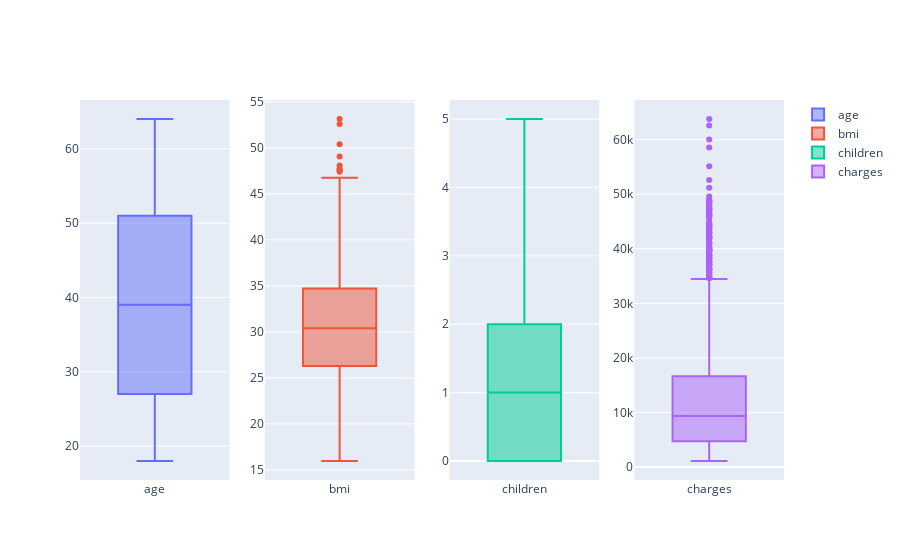

Notebook cell for this chart:
### Markdown cell above
### 4. Cliping Outliers

### Code cell
fig = make_subplots(rows= 1, cols= len(quantitative_cols.columns), shared_yaxes= False)

for i in np.arange(0, len(quantitative_cols.columns), 1):

    fig.add_trace(go.Box(y= quantitative_cols[quantitative_cols.columns[i]], name= quantitative_cols.columns[i]),
                   row= 1,
                   col= i+1)

fig.show()

### Figure 1 — Plotly figure (JSON) as saved in the notebook; plotly's stock layout.template omitted (floating-point values rounded to 4 significant figures; data arrays with more than 128 entries replaced by an {"elided": "..."} marker saying what was removed)
{"data": [{"name": "age", "type": "box", "xaxis": "x", "y": {"elided": "1338 int values"}, "yaxis": "y"}, {"name": "bmi", "type": "box", "xaxis": "x2", "y": {"elided": "1338 float values"}, "yaxis": "y2"}, {"name": "children", "type": "box", "xaxis": "x3", "y": {"elided": "1338 int values"}, "yaxis": "y3"}, {"name": "charges", "type": "box", "xaxis": "x4", "y": {"elided": "1338 float values"}, "yaxis": "y4"}], "layout": {"xaxis": {"anchor": "y", "domain": [0, 0.2125]}, "xaxis2": {"anchor": "y2", "domain": [0.2625, 0.475]}, "xaxis3": {"anchor": "y3", "domain": [0.525, 0.7375]}, "xaxis4": {"anchor": "y4", "domain": [0.7875, 1]}, "yaxis": {"anchor": "x", "domain": [0, 1]}, "yaxis2": {"anchor": "x2", "domain": [0, 1]}, "yaxis3": {"anchor": "x3", "domain": [0, 1]}, "yaxis4": {"anchor": "x4", "domain": [0, 1]}}}
